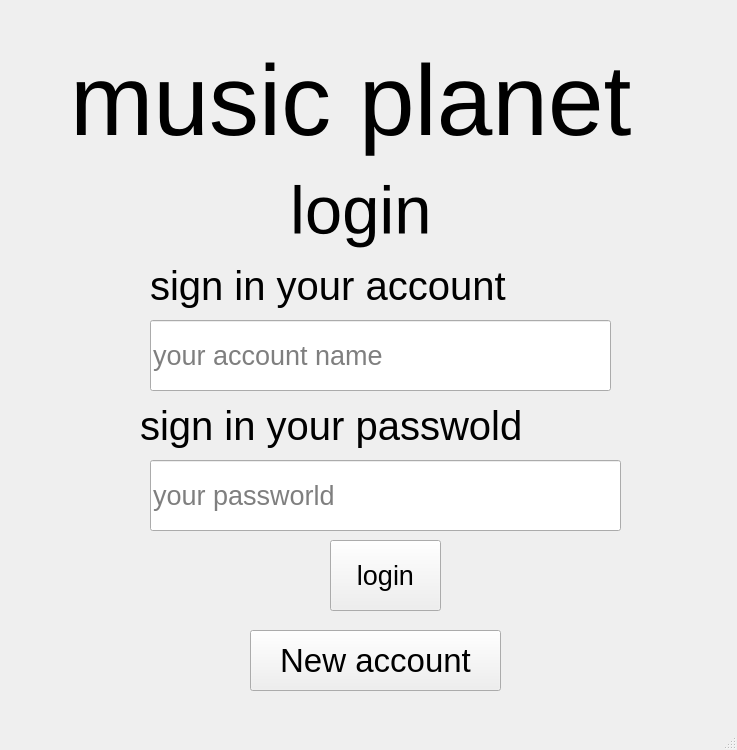
<?xml version="1.0" encoding="UTF-8"?>
<ui version="4.0">
 <class>MainWindow</class>
 <widget class="QMainWindow" name="MainWindow">
  <property name="geometry">
   <rect>
    <x>0</x>
    <y>0</y>
    <width>737</width>
    <height>750</height>
   </rect>
  </property>
  <property name="windowTitle">
   <string>MainWindow</string>
  </property>
  <widget class="QWidget" name="centralwidget">
   <widget class="QLabel" name="label">
    <property name="geometry">
     <rect>
      <x>290</x>
      <y>160</y>
      <width>171</width>
      <height>101</height>
     </rect>
    </property>
    <property name="font">
     <font>
      <pointsize>50</pointsize>
     </font>
    </property>
    <property name="text">
     <string>login</string>
    </property>
   </widget>
   <widget class="QLabel" name="label_2">
    <property name="geometry">
     <rect>
      <x>150</x>
      <y>250</y>
      <width>451</width>
      <height>71</height>
     </rect>
    </property>
    <property name="font">
     <font>
      <pointsize>30</pointsize>
     </font>
    </property>
    <property name="text">
     <string>sign in your account</string>
    </property>
   </widget>
   <widget class="QLabel" name="label_3">
    <property name="geometry">
     <rect>
      <x>70</x>
      <y>10</y>
      <width>711</width>
      <height>181</height>
     </rect>
    </property>
    <property name="font">
     <font>
      <pointsize>75</pointsize>
     </font>
    </property>
    <property name="text">
     <string>music planet</string>
    </property>
   </widget>
   <widget class="QLineEdit" name="lineEdit">
    <property name="geometry">
     <rect>
      <x>150</x>
      <y>320</y>
      <width>461</width>
      <height>71</height>
     </rect>
    </property>
    <property name="font">
     <font>
      <pointsize>20</pointsize>
     </font>
    </property>
    <property name="placeholderText">
     <string>your account name</string>
    </property>
   </widget>
   <widget class="QLabel" name="label_4">
    <property name="geometry">
     <rect>
      <x>140</x>
      <y>390</y>
      <width>481</width>
      <height>71</height>
     </rect>
    </property>
    <property name="font">
     <font>
      <pointsize>30</pointsize>
     </font>
    </property>
    <property name="text">
     <string>sign in your passwold</string>
    </property>
   </widget>
   <widget class="QLineEdit" name="lineEdit_2">
    <property name="geometry">
     <rect>
      <x>150</x>
      <y>460</y>
      <width>471</width>
      <height>71</height>
     </rect>
    </property>
    <property name="font">
     <font>
      <pointsize>20</pointsize>
     </font>
    </property>
    <property name="placeholderText">
     <string>your passworld</string>
    </property>
   </widget>
   <widget class="QPushButton" name="pushButton">
    <property name="geometry">
     <rect>
      <x>250</x>
      <y>630</y>
      <width>251</width>
      <height>61</height>
     </rect>
    </property>
    <property name="font">
     <font>
      <pointsize>25</pointsize>
     </font>
    </property>
    <property name="text">
     <string>New account</string>
    </property>
   </widget>
   <widget class="QPushButton" name="pushButton_2">
    <property name="geometry">
     <rect>
      <x>330</x>
      <y>540</y>
      <width>111</width>
      <height>71</height>
     </rect>
    </property>
    <property name="font">
     <font>
      <pointsize>20</pointsize>
     </font>
    </property>
    <property name="text">
     <string>login</string>
    </property>
   </widget>
  </widget>
  <widget class="QMenuBar" name="menubar">
   <property name="geometry">
    <rect>
     <x>0</x>
     <y>0</y>
     <width>737</width>
     <height>26</height>
    </rect>
   </property>
  </widget>
  <widget class="QStatusBar" name="statusbar"/>
 </widget>
 <resources/>
 <connections/>
</ui>
